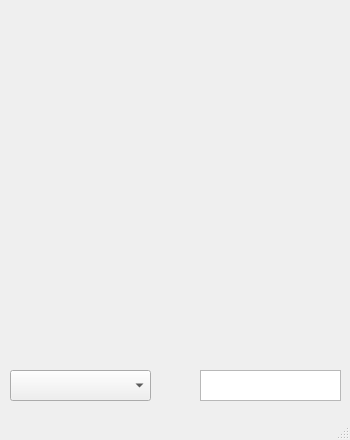
<?xml version="1.0" encoding="UTF-8"?>
<ui version="4.0">
 <class>MainWindow</class>
 <widget class="QMainWindow" name="MainWindow">
  <property name="geometry">
   <rect>
    <x>0</x>
    <y>0</y>
    <width>350</width>
    <height>440</height>
   </rect>
  </property>
  <property name="sizePolicy">
   <sizepolicy hsizetype="Fixed" vsizetype="Fixed">
    <horstretch>0</horstretch>
    <verstretch>0</verstretch>
   </sizepolicy>
  </property>
  <property name="minimumSize">
   <size>
    <width>350</width>
    <height>440</height>
   </size>
  </property>
  <property name="maximumSize">
   <size>
    <width>350</width>
    <height>440</height>
   </size>
  </property>
  <property name="windowTitle">
   <string>ColorCalc</string>
  </property>
  <widget class="QWidget" name="centralwidget">
   <widget class="QComboBox" name="AlgoritmComboBox">
    <property name="geometry">
     <rect>
      <x>10</x>
      <y>370</y>
      <width>141</width>
      <height>31</height>
     </rect>
    </property>
    <property name="insertPolicy">
     <enum>QComboBox::InsertPolicy::NoInsert</enum>
    </property>
   </widget>
   <widget class="QTextBrowser" name="DeltaETextBrowser">
    <property name="geometry">
     <rect>
      <x>200</x>
      <y>370</y>
      <width>141</width>
      <height>31</height>
     </rect>
    </property>
   </widget>
   <widget class="ColorWidget" name="ColorWidget1" native="true">
    <property name="geometry">
     <rect>
      <x>10</x>
      <y>10</y>
      <width>141</width>
      <height>340</height>
     </rect>
    </property>
   </widget>
   <widget class="ColorWidget" name="ColorWidget2" native="true">
    <property name="geometry">
     <rect>
      <x>200</x>
      <y>10</y>
      <width>141</width>
      <height>340</height>
     </rect>
    </property>
   </widget>
  </widget>
  <widget class="QMenuBar" name="menubar">
   <property name="geometry">
    <rect>
     <x>0</x>
     <y>0</y>
     <width>350</width>
     <height>22</height>
    </rect>
   </property>
  </widget>
  <widget class="QStatusBar" name="statusbar"/>
 </widget>
 <customwidgets>
  <customwidget>
   <class>ColorWidget</class>
   <extends>QWidget</extends>
   <header>colorwidget.h</header>
   <container>1</container>
  </customwidget>
 </customwidgets>
 <tabstops>
  <tabstop>AlgoritmComboBox</tabstop>
  <tabstop>DeltaETextBrowser</tabstop>
 </tabstops>
 <resources/>
 <connections/>
</ui>
